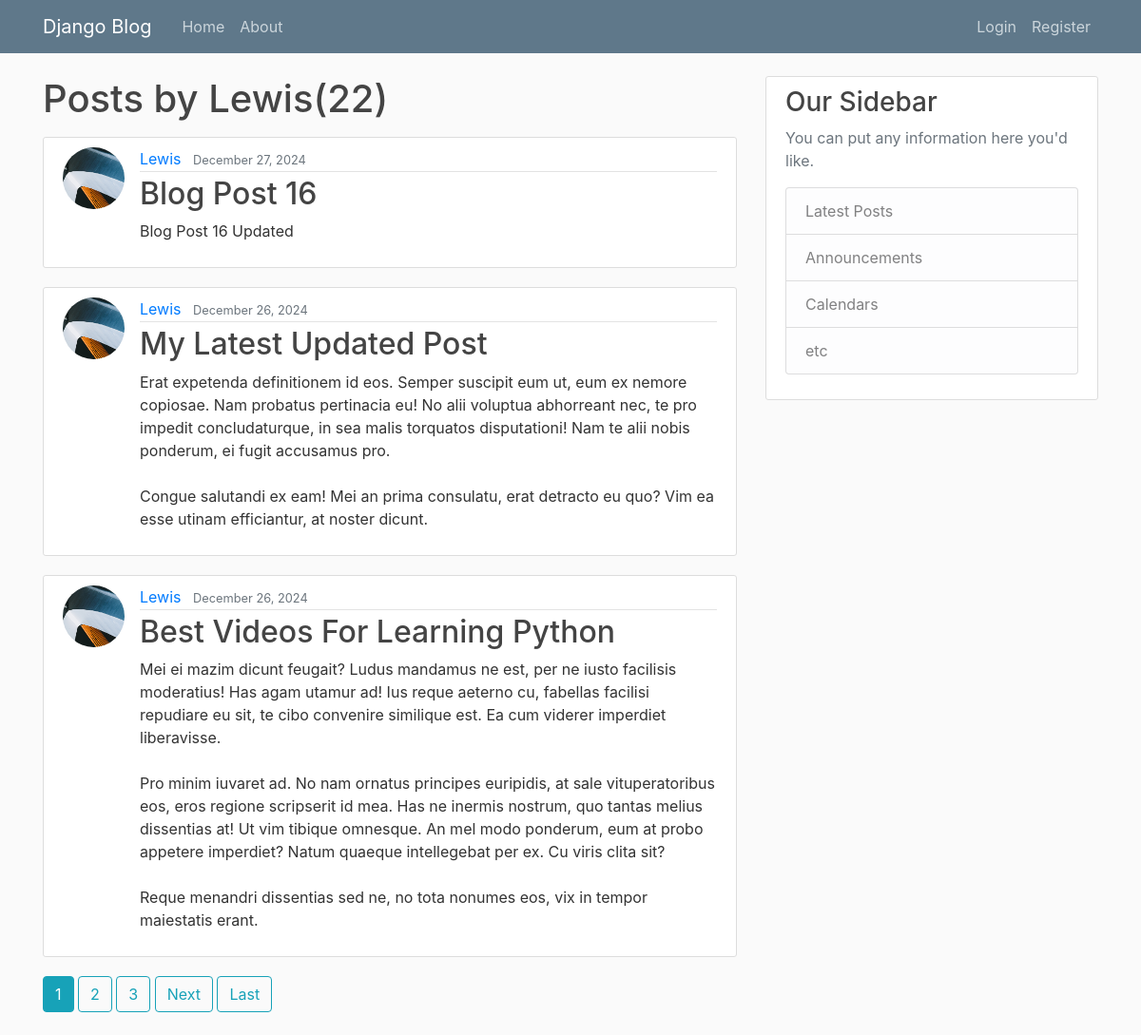
/user/Lewis/, run on an earlier commit of the app's database.
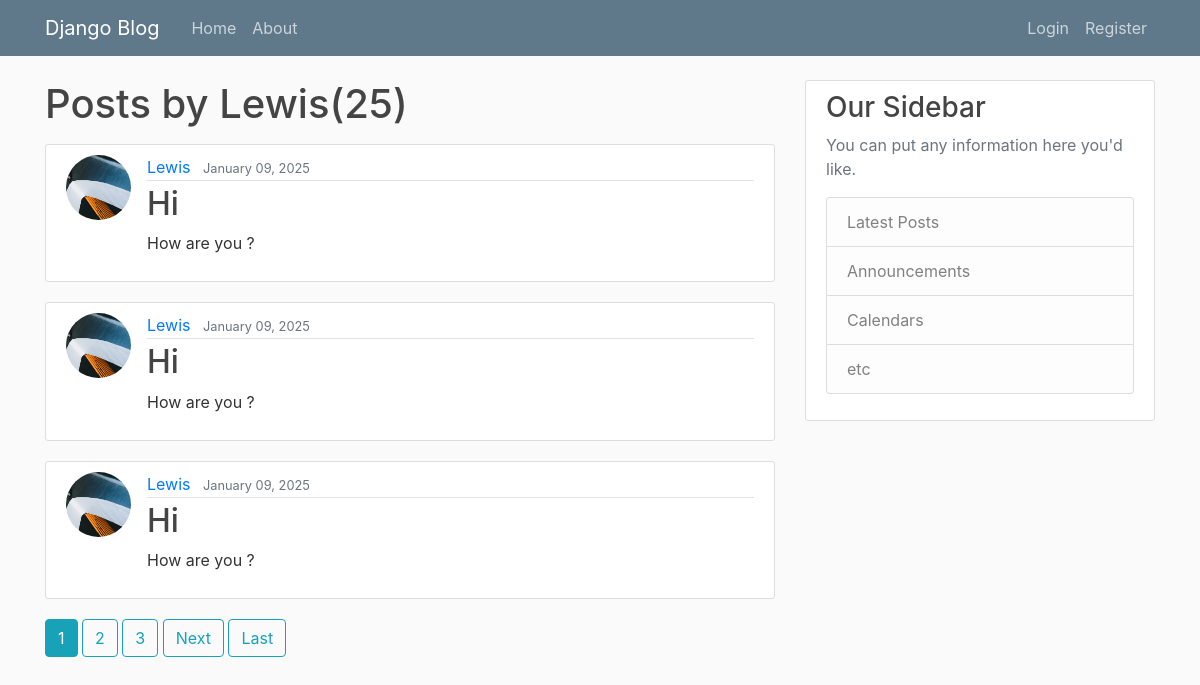
And on a later commit of the database.
### blog/models.py (models this page shows, shortened)
class Post(models.Model):
    title = models.CharField(max_length=1000)
    content = models.TextField()
    date_posted = models.DateTimeField(default=timezone.now)
    author = models.ForeignKey(User, on_delete=models.CASCADE)

### users/models.py (models this page shows, shortened)
class Profile(models.Model):
    user = models.OneToOneField(User, on_delete=models.CASCADE)
    image = models.ImageField(default='profile_pics/default.jpg', upload_to='profile_pics')

### blog/views.py (the view)
# urls.py: path('user/<str:username>/', UserPostListView.as_view(), name='user-posts'),
class UserPostListView(ListView):
    model = Post
    template_name = 'blog/user_posts.html'
    context_object_name = 'posts'
    paginate_by = 3
    def get_queryset(self):
        user = get_object_or_404(User, username=self.kwargs.get('username'))
        return Post.objects.filter(author=user).order_by('-date_posted')

### blog/templates/blog/user_posts.html (shortened to what this page needs)
{% extends "blog/base.html" %}
{% block content %}
    <h1 class=mb-3>
        Posts by {{ view.kwargs.username }}({{ page_obj.paginator.count }})
    </h1>
    {% for post in posts %}
        <article class="media content-section">
          <img class="rounded-circle article-img" src="{{ post.author.profile.image.url}}">
            <div class="media-body">
              <div class="article-metadata">
                <a class="mr-2" href="{% url 'user-posts' post.author.username %}">{{ post.author }}</a>
                <small class="text-muted">{{ post.date_posted|date:'F d, Y' }}</small>
              </div>
              <h2><a class="article-title" href="{% url 'post-detail' post.id %}">{{ post.title }}</a></h2>
              <p class="article-content">{{ post.content }}</p>
            </div>
        </article>
    {% endfor %}
    {% if is_paginated %}
        {% for num in page_obj.paginator.page_range %}
            {% if page_obj.number == num %}
              <a class="btn btn-info mb-4" href="?page={{ num }}">{{ num }}</a>
            {% elif num > page_obj.number|add:'-3' and num < page_obj.number|add:'3' %}
              <a class="btn btn-outline-info mb-4" href="?page={{ num }}">{{ num }}</a>
            {% endif %}
        {% endfor %}
        {% if page_obj.has_next %}
          <a class="btn btn-outline-info mb-4" href="?page={{ page_obj.next_page_number }}">Next</a>
          <a class="btn btn-outline-info mb-4" href="?page={{ page_obj.paginator.num_pages }}">Last</a>
        {% endif %}
    {% endif %}
{% endblock content %}

What changed in the data, as far as the page shows it:
no longer on this page (row unchanged): Post: author.profile.image (picture), author "Lewis", date_posted "December 27, 2024", title "Blog Post 16", content "Blog Post 16 Updated"
no longer on this page (row unchanged): Post: author.profile.image (picture), author "Lewis", date_posted "December 26, 2024", title "My Latest Updated Post", content "Erat expetenda definitionem id eos. Semper suscipit eum ut, eum ex nemore copiosae. Nam probatus pertinacia eu! No alii voluptua abhorreant nec, te pro impedit concludaturque, in sea malis torquatos disputationi! Nam te alii nobis ponderum, ei fugit accusamus pro. Congue salutandi ex eam! Mei an prima consulatu, erat detracto eu quo? Vim ea esse utinam efficiantur, at noster dicunt."
no longer on this page (row unchanged): Post: author.profile.image (picture), author "Lewis", date_posted "December 26, 2024", title "Best Videos For Learning Python", content "Mei ei mazim dicunt feugait? Ludus mandamus ne est, per ne iusto facilisis moderatius! Has agam utamur ad! Ius reque aeterno cu, fabellas facilisi repudiare eu sit, te cibo convenire similique est. Ea cum viderer imperdiet liberavisse. Pro minim iuvaret ad. No nam ornatus principes euripidis, at sale vituperatoribus eos, eros regione scripserit id mea. Has ne inermis nostrum, quo tantas melius dissentias at! Ut vim tibique omnesque. An mel modo ponderum, eum at probo appetere imperdiet? Natum quaeque intellegebat per ex. Cu viris clita sit? Reque menandri dissentias sed ne, no tota nonumes eos, vix in tempor maiestatis erant."
added Post: author.profile.image (picture), author "Lewis", date_posted "January 09, 2025", title "Hi", content "How are you ?"
added Post: author.profile.image (picture), author "Lewis", date_posted "January 09, 2025", title "Hi", content "How are you ?"
added Post: author.profile.image (picture), author "Lewis", date_posted "January 09, 2025", title "Hi", content "How are you ?"
Also different on the page:
{{ page_obj.paginator.count }}: "22" → "25"
